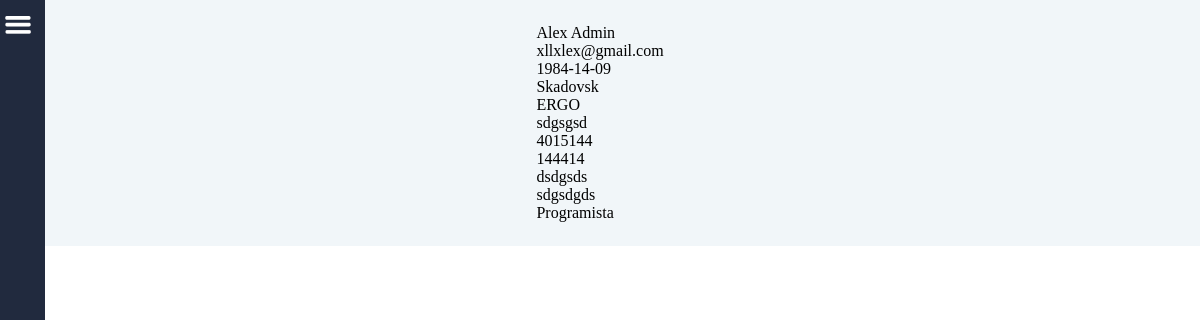
/users/user/1/, run on the app's committed database.
### users/models.py (models this page shows, shortened)
class CustomUser(AbstractBaseUser, PermissionsMixin):
    username = models.CharField(
        _('Użytkownik'),
        null=True,
        max_length= 255,
        )
    email = models.EmailField(_("email"), unique=True)
    fp_token = models.CharField(
        null=True,
        max_length=192,
        unique=True,
    )
    birthday = models.CharField(
        _('Data urodzenia'),
        null=True,
        max_length= 55,
        )
    birthplace = models.CharField(
        _('Miejsce urodzenia'),
        null=True,
        max_length= 255,
        )
    workplace = models.CharField(
        _('Miejsce pracy'),
        null=True,
        max_length= 255,
        )
    religion = models.CharField(
        _('Religia'),
        null=True,
        max_length= 255,
        )
    insurance_number = models.CharField(
        _('Numer ubezpieczenia'),
        null=True,
        max_length= 255,
        )
    tax_number = models.CharField(
        _('Numer podatkowy'),
        null=True,
        max_length= 255,
        )
    adress_pl = models.CharField(
        _('Adres w Polsce'),
        null=True,
        max_length= 255,
        )
    adress_de = models.CharField(
        _('Adres w Niemczech'),
        null=True,
        max_length= 255,
        )
    profession = models.CharField(
        _('Zawód'),
        null=True,
        max_length= 255,
        )
    position = models.CharField(
        _('Stanowisko (pracuje w)'),
        null=True,
        max_length= 255,
        )
    internal_tax_number = models.CharField(
        _('Wewnętrzny numer podatkowy'),
        null=True,
        max_length= 255,
        )
    nfz_name = models.CharField(
        _('NFZ - nazwa'),
        null=True,
        max_length= 255,
        )
    nfz_adress = models.CharField(
        _('NFZ - adres'),
        null=True,
        max_length= 255,
        )
    phone_number = models.CharField(
        _('Telefon'),
        null=True,
        max_length= 255,
        )
    bank = models.CharField(
        _('Nazwa banku'),
        null=True,
        max_length= 255,
        )
    bic_swift = models.CharField(
        _('BIC/SWIFT'),
        null=True,
        max_length= 255,
        )
    bank_account = models.CharField(
        _('Konto i właściciel'),
        null=True,
        max_length= 255,
        )
    health_insurance_de = models.CharField(
        _('Ubezpieczenie w Niemczech'),
        null=True,
        max_length= 255,
        )
    health_insurance_de_number = models.CharField(
        _('KK VersNr'),
        null=True,
        max_length= 255,
        )
    shoe_size = models.CharField(
        _('Rozmiar buta'),
        null=True,
        max_length= 255,
        )
    growth = models.CharField(
        _('Wzrost'),
        null=True,
        max_length= 255,
        )
    work_clothes = models.CharField(
        _('Ubranie robocze'),
        null=True,
        max_length= 255,
        )
    rights = models.CharField(
        _('Uprawnienia'),
        null=True,
        max_length= 255,
        )
    payment = models.FloatField(
        _('Stawka za godzinę'),
        default=0
    )
    vacations_days_quantity = models.IntegerField(
        _('Ilość przysługujących dni urlopu'),
        null=True,
    )
    vacations_days_quantity_de = models.IntegerField(
        _('Ilość przysługujących dni urlopu'),
        null=True,
    )
    vacacions_on_demand = models.IntegerField(
        _('Ilość dni urlopu na żądanie'),
        default=4,
    )
    cares_vacations = models.IntegerField(
        _('Ilość dni urlopu opiekuńczego'),
        default=5,
    )
    force_majeure_vacations = models.IntegerField(
        _('Ilość godzin urlopu z powodu siły wyższej'),
        default=16,
    )
    compassionate_vacations = models.IntegerField(
        _('Ilość dni urlopu okolicznościowego'),
        default=2,
    )
    last_year_vacations_days_quantity = models.IntegerField(
        _('Ilość przysługujących dni urlopu za zeszły rok'),
        null=True,
    )
    last_year_vacations_days_quantity_de = models.IntegerField(
        _('Ilość przysługujących dni urlopu za zeszły rok'),
        null=True,
    )
    days_to_use_in_current_year = models.IntegerField(
        _('Do użycia w bieżącym roku'),
        null=True,
    )
    days_to_use_in_current_year_de = models.IntegerField(
        _('Do użycia w bieżącym roku'),
        null=True,
    )
    is_staff = models.BooleanField(default=False)
    is_active = models.BooleanField(default=True)
    date_joined = models.DateTimeField(
        _('Data rejestracji'),
        default=timezone.now,
        )
    USERNAME_FIELD = "email"
    REQUIRED_FIELDS = []
    objects = CustomUserManager()

### users/views.py (the view)
# urls.py: path('user/<pk>/', Profile.as_view(), name='user'),
class Profile(DetailView):
    model = CustomUser
    context_object_name = 'user'
    template_name = 'profile.html'
    def get_queryset(self):
        return CustomUser.objects.filter(id=self.kwargs['pk'])

### users/templates/profile.html (shortened to what this page needs)
{% extends 'base.html' %}
{% load static %}
    {% block content %}
    <div class="profile-cont">
        <div class="userinfo">
            <p>{{ user.username }}</p>
            <p>{{ user.email }}</p>
            <p>{{ user.birthday }}</p>
            <p>{{ user.birthplace }}</p>
            <p>{{ user.workplace }}</p>
            <p>{{ user.religion }}</p>
            <p>{{ user.insurance_number }}</p>
            <p>{{ user.tax_number }}</p>
            <p>{{ user.adress_pl }}</p>
            <p>{{ user.adress_de }}</p>
            <p>{{ user.profession }}</p>
        </div>
    </div>
    {% endblock %}

### static/css/base.css (style rules this page uses)
:root { --btn-bg-color: #394867; --border: 1px solid #434242; --main-bg-color: #F1F6F9; --header-bg-color: #212A3E; --input-bg-color: #d4dced; --text-color: white; --height: 120vh; --width: 100vw; }

### static/css/login.css (style rules this page uses)
* { margin: 0; padding: 0; }

### static/css/user_work.css (style rules this page uses)
.profile-cont { display: flex; flex-direction: row; justify-content: center; align-items: center; padding: 2%; gap: 50px; }

### data on the page
CustomUser: username "Alex Admin", email "xllxlex@gmail.com", birthday "1984-14-09", birthplace "Skadovsk", workplace "ERGO", religion "sdgsgsd", insurance_number "4015144", tax_number "144414", adress_pl "dsdgsds", adress_de "sdgsdgds", profession "Programista"
